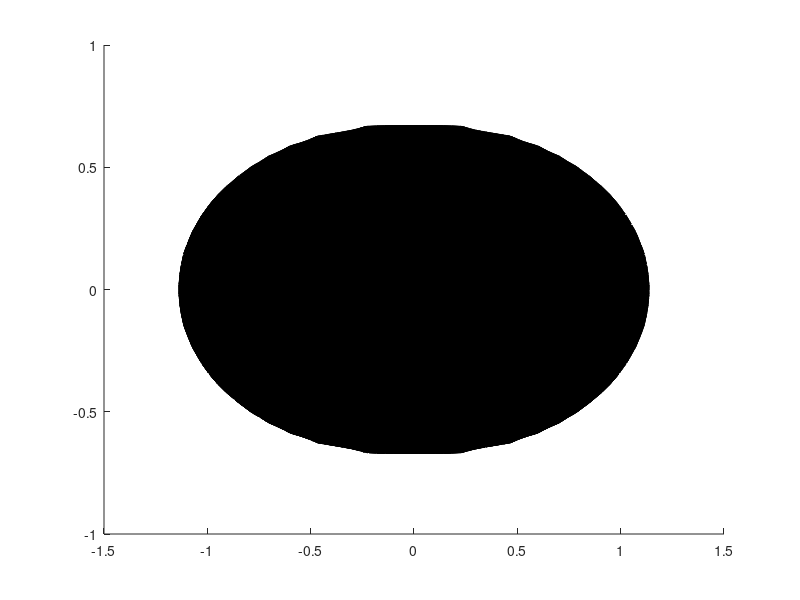

Write MATLAB code to recreate this figure. (Note: this script raises an error after producing the figure.)
%% A 3D Heart Shape with Lighting and a Title

% Ari Cooper
% Computational Science
% Sep 13, 2016

clear all, close all, clc;

%% Genereate Meshgrid
[x, y, z] = meshgrid(linspace(-2, 2, 100));

%% Define Shape Function
f = (x.^2 + (9 * y.^2) ./ 4 + z.^2 - 1).^3 - ((9 * y.^2) .* (z.^3)) ./ 80 - (x.^2) .* (z.^3);

%% Create a Field Polygon
p = patch(isosurface(x, y, z, f, 0));
p.EdgeColor = 'none';

%% Set Color
set(p, 'FaceColor', 'r');

%% Turn on Grid
grid on;

%% Set default data aspect ratios
daspect([1, 1, 1]);

%% Specify 3D graph view point
view(3)

%% Set position of light
camlight('right');
camlight('left');
camlight('headlight');

%% Set lighting mode
lighting gouraud;

%% Title
title('I Love ya!!');
